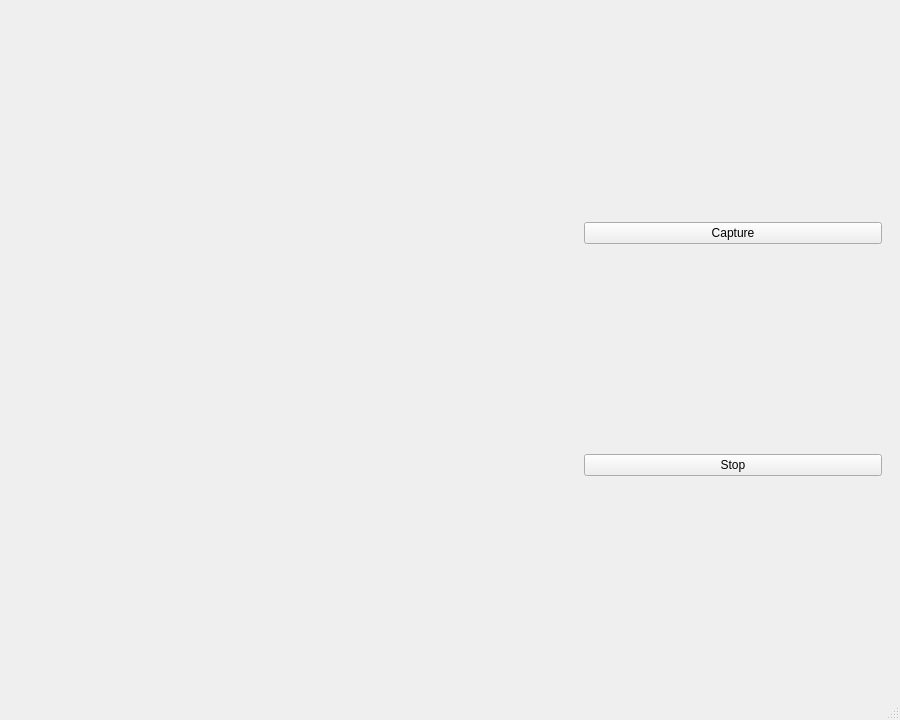
<?xml version="1.0" encoding="UTF-8"?>
<ui version="4.0">
 <class>MainWindow</class>
 <widget class="QMainWindow" name="MainWindow">
  <property name="geometry">
   <rect>
    <x>0</x>
    <y>0</y>
    <width>900</width>
    <height>720</height>
   </rect>
  </property>
  <property name="windowTitle">
   <string>MainWindow</string>
  </property>
  <widget class="QWidget" name="centralwidget">
   <layout class="QHBoxLayout" name="horizontalLayout">
    <item>
     <widget class="QWidget" name="widget" native="true">
      <property name="minimumSize">
       <size>
        <width>560</width>
        <height>0</height>
       </size>
      </property>
      <layout class="QVBoxLayout" name="verticalLayout">
       <property name="spacing">
        <number>25</number>
       </property>
       <property name="margin">
        <number>0</number>
       </property>
       <item>
        <widget class="CVImageWidget" name="cviVideo" native="true">
         <property name="minimumSize">
          <size>
           <width>560</width>
           <height>315</height>
          </size>
         </property>
         <property name="maximumSize">
          <size>
           <width>560</width>
           <height>315</height>
          </size>
         </property>
        </widget>
       </item>
       <item>
        <widget class="CVImageWidget" name="cviPhoto" native="true">
         <property name="minimumSize">
          <size>
           <width>560</width>
           <height>315</height>
          </size>
         </property>
         <property name="maximumSize">
          <size>
           <width>560</width>
           <height>315</height>
          </size>
         </property>
        </widget>
       </item>
      </layout>
     </widget>
    </item>
    <item>
     <widget class="QWidget" name="widget_2" native="true">
      <layout class="QVBoxLayout" name="verticalLayout_2">
       <item>
        <widget class="QPushButton" name="pbCapture">
         <property name="text">
          <string>Capture</string>
         </property>
        </widget>
       </item>
       <item>
        <widget class="QPushButton" name="pbStop">
         <property name="text">
          <string>Stop</string>
         </property>
        </widget>
       </item>
      </layout>
     </widget>
    </item>
   </layout>
  </widget>
  <widget class="QMenuBar" name="menubar">
   <property name="geometry">
    <rect>
     <x>0</x>
     <y>0</y>
     <width>900</width>
     <height>25</height>
    </rect>
   </property>
  </widget>
  <widget class="QStatusBar" name="statusbar"/>
 </widget>
 <customwidgets>
  <customwidget>
   <class>CVImageWidget</class>
   <extends>QWidget</extends>
   <header>CVImageWidget.h</header>
   <container>1</container>
  </customwidget>
 </customwidgets>
 <resources/>
 <connections/>
</ui>
